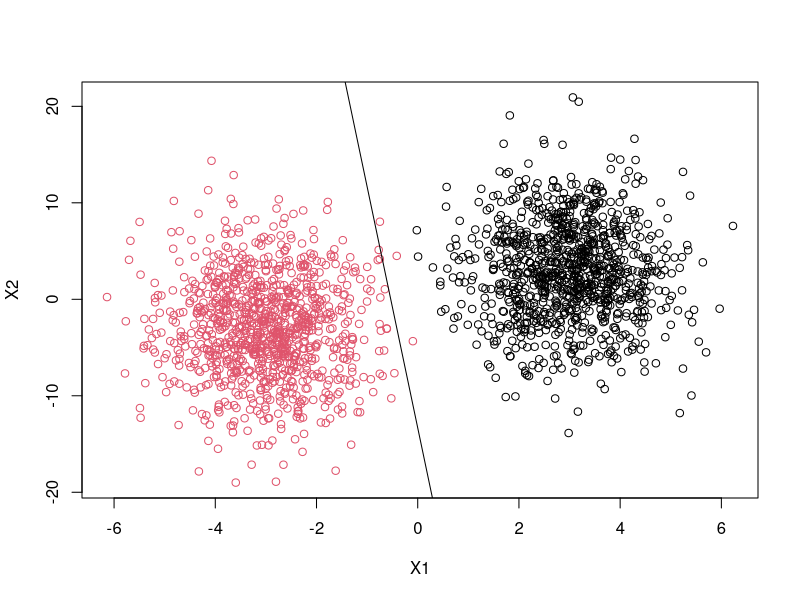

The R script that drew this image:
# input params:
a = 3
b = 3
s = 25

C = c(300, 0.5)
Var = matrix(c(1, 0, 0, s), 2)
Mu = matrix(c(a, b, -a, -b), 2)

library('mvtnorm')

GenerateData = function(n, Mu, Var) {
  result = data.frame()
  for (i in 1:ncol(Mu)) {
    X = rmvnorm(n, mean=Mu[, i], sigma=Var)
    result = rbind(result, data.frame(X, component=rep(i, n)))
  }

  return (result)
}


set.seed(42)
data = GenerateData(1000, Mu, Var)
plot(data[, c("X1", "X2")], col=data$component)

separationSurface = function(x) {
    return ((s / b) * (log(C[2] / C[1]) / 4 - a * x))
}

lines(c(-1000, 1000), separationSurface(c(-1000, 1000)))
